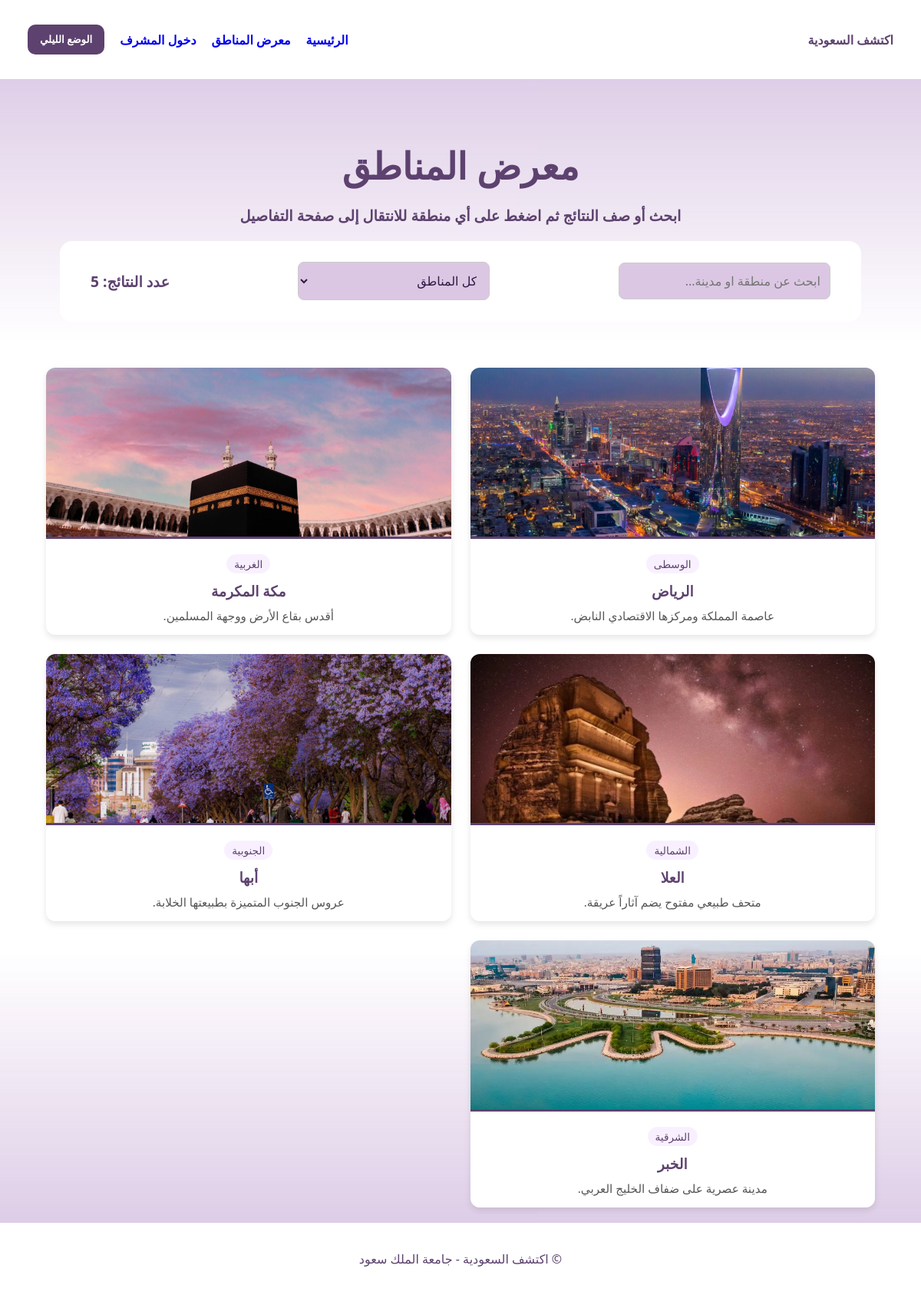
/gallery.php, run on an earlier commit of the app's database.
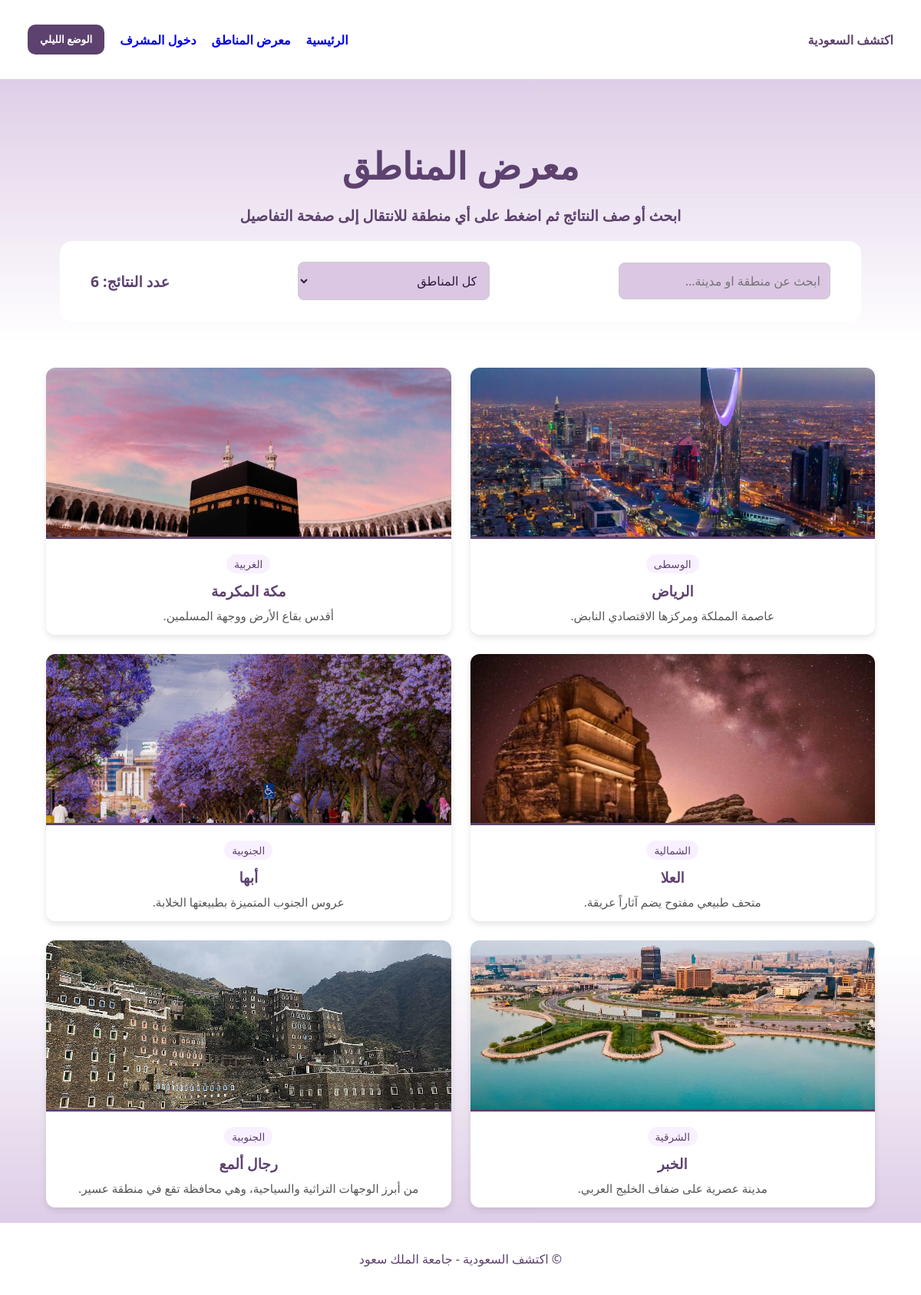
And on a later commit of the database.
### tables this page shows
CREATE TABLE `regions` (
  `id` int(11) NOT NULL,
  `name` varchar(100) NOT NULL,
  `category` varchar(50) DEFAULT NULL,
  `description` text DEFAULT NULL,
  `details` text DEFAULT NULL,
  `main_image` varchar(255) DEFAULT NULL,
  `landmarks` text DEFAULT NULL,
  `activities` text DEFAULT NULL,
  `gallery_img1` varchar(255) DEFAULT NULL,
  `gallery_img2` varchar(255) DEFAULT NULL,
  `gallery_img3` varchar(255) DEFAULT NULL,
  `facts` text DEFAULT NULL
);

### gallery.php (the view, shortened to what this page needs)
<?php
include 'datab.php';
?>
<!DOCTYPE html>
<html lang="ar" dir="rtl">
<head>
    <link rel="stylesheet" href="style.css">
</head>
<body id="body-tag">
    <header>
        <div class="nav-container">
            <div class="logo">اكتشف السعودية</div>
            <nav>
                <ul>
                    <li><a href="index.php">الرئيسية</a></li>
                    <li><a href="gallery.php">معرض المناطق</a></li>
                    <li><a href="login.php">دخول المشرف</a></li>
                    <li><button id="night-mode-btn" onclick="toggleNightMode()">الوضع الليلي</button></li>
                </ul>
            </nav>
        </div>
    </header>
    <main>
        <section class="hero-gallery">
            <div class="hero-content-gallery">
                <h1 id="welcome-heading">معرض المناطق</h1>
                <p>ابحث أو صف النتائج ثم اضغط على أي منطقة للانتقال إلى صفحة التفاصيل</p>
            </div>
            <div class="controls" >
                <div class="search-container">
                        <input type="text" id="search-input" placeholder="ابحث عن منطقة او مدينة..." onkeyup="searchRegions()">
                </div>
                <div class="filter-container">
                    <select id="region-filter" onchange="filterRegions()">
                        <option value="all">كل المناطق</option>
                    </select>
                </div>
                    <?php
                    $count_query = mysqli_query($conn, "SELECT COUNT(*) as total FROM regions");
                    $count_data = mysqli_fetch_assoc($count_query);
                    $total_regions = $count_data['total'];
                    ?>
                    <p>عدد النتائج: <span id="result-count"><?php echo $total_regions; ?></span></p>
            </div>
        </section>
        <section class="regions-container">
            <?php
            $query = "SELECT * FROM regions";
            $result = mysqli_query($conn, $query);
            if ( $result && mysqli_num_rows($result) > 0 ) {
                while( $row = mysqli_fetch_assoc($result) ) {
                    echo '<a href="details.php?id=' . $row['id'] . '" class="region-card" data-category="' . $row['category'] . '">';
                    echo '  <img src="images/' . $row['main_image'] . '" alt="' . $row['name'] . '">';
                    echo '  <div class="card-info">';
                    echo '      <span class="category">' . $row['category'] . '</span>';
                    echo '      <h3>' . $row['name'] . '</h3>';
                    echo '      <p>' . $row['description'] . '</p>';
                    echo '  </div>';
                    echo '</a>';
                }
            } else {
                echo "<p>لا توجد مناطق مضافة حالياً.</p>";
            }
            ?>
        </section>
    </main>
    <footer id="footer-tag">
        <p>© اكتشف السعودية - جامعة الملك سعود</p>
    </footer>
</body>
</html>

What changed in the data, as far as the page shows it:
added regions: main_image (picture), category "الجنوبية", name "رجال ألمع", description "من أبرز الوجهات التراثية والسياحية، وهي محافظة تقع في منطقة عسير."
Also different on the page:
$total_regions: "5" → "6"
